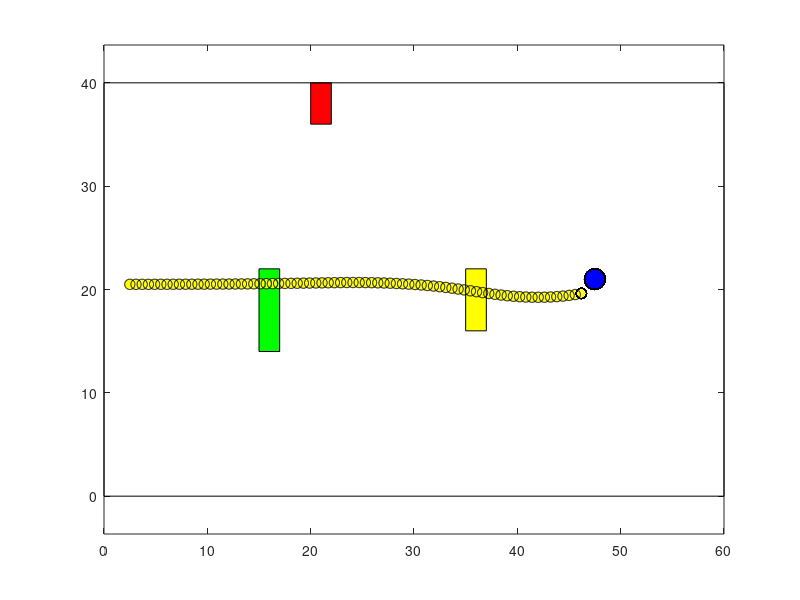

The MATLAB script that drew this image:
clc;
clear all;
close all;
%Defining the intial conditions
target=[46.5 20]; %Final point 
pos=[2 20]; %Initial point
%Defining the position of Obstacle 3
origin_x3 = [35 37 37 35]; %// initial coordinates of vertices
origin_y3 = [28 28 34 34];
destination_x3 = origin_x3+0; %// final coordinates of vertices
destination_y3 = origin_y3-12; 
%Defining the position obstacle 1
origin_x1 = [20 22 22 20]; %// initial coordinates of vertices
origin_y1 = [0 0 4 4];
destination_x1 = origin_x1 +0; %// final coordinates of vertices
destination_y1 = origin_y1 +36;
%Defining the position of Obstacle 2
origin_x2 = [15 17 17 15]; %// initial coordinates of vertices
origin_y2 = [0 0 8 8];
destination_x2 = origin_x2 +0; %// final coordinates of vertices
destination_y2 = origin_y2 +14;
n_steps = 100; %// number of "frames"
t_pause = 0.5; %// seconds between frames
%Properties of the obstacles
h3 = fill(origin_x3, origin_y3, 'y'); %// create object at initial position
hold on
h1 = fill(origin_x1, origin_y1, 'r'); %// create object at initial position
hold on
h2 = fill(origin_x2, origin_y2, 'g'); %// create object at initial position
%Declaring the Area
A=rectangle('position',[0 0 60 40]);
axis equal %// same scale in both axes
axis manual %// prevent axes from auto-scaling
%Empty Matrices for Initialisation and storing the values
X1=[];
da1=[];
X2=[];
da2=[];
X3=[];
da3=[];
axis equal %// same scale in both axes
axis manual %// prevent axes from auto-scaling
%Initial Constants
AFC=0.008;
 d=0.6;
RFC=[0.1 0.3 1.2];
 for t = linspace(0,1,n_steps)
    pre_pos=pos;
    calc=target-pos;
%Defining the initial position 
    initial_position=rectangle('position',[pos(1) pos(2) 1 1],'curvature',[1 1],'facecolor','y');
% Defining the target and the position
    target_location=rectangle('position',[target(1) target(2) 2 2],'curvature',[1 1],'facecolor','b');
%To make Obs 3 to move along y axis
    x3 = destination_x3;  %// update x
    y3 = (1-t)*origin_y3 + t*destination_y3 %// update y
    set(h3, 'Vertices', [x3(:) y3(:)]); %// change object's position
    X3=[x3;y3]';
%To make Obs 1 to move along y axis
    x1 = destination_x1; %// update x
    y1 = (1-t)*origin_y1 + t*destination_y1; %// update y
    set(h1, 'Vertices', [x1(:) y1(:)]); %// change object's position
    X1=[x1;y1]'; 
%To make Obs 2 to move along y axis
    x2 = destination_x2;  %// update x
    y2 =(1-t)*origin_y2 + t*destination_y2 %// update y
    set(h2, 'Vertices', [x2(:) y2(:)]); %// change object's position
    X2=[x2;y2]'; 
%Conditions for Repulsive force  
%Obs 1
for i1=1:length(X1)
     da1=[da1;(([X1(i1,1) X1(i1,2)])-pos)];
    Fa1=-(RFC(1)*(([X1(i1,1) X1(i1,2)])-pos)/norm(([X1(i1,1) X1(i1,2)]-pos))^3);
        Fr1=Fa1;
end
%Obs 2
for i2=1:length(X2)
     da2=[da2;(([X2(i2,1) X2(i2,2)])-pos)];
    Fa2=-(RFC(2)*(([X2(i2,1) X2(i2,2)])-pos)/norm(([X2(i2,1) X2(i2,2)]-pos))^3);
        Fr2=Fa2;
end
%Obs 3
for i3=1:length(X3)
     da3=[da3;(([X3(i3,1) X3(i3,2)])-pos)];
    Fa3=-(RFC(3)*(([X3(i3,1) X3(i3,2)])-pos)/norm(([X3(i3,1) X3(i3,2)]-pos))^3);
        Fr3=Fa3;
end
%Attractive Force
FA=AFC*(calc); 
Fr=Fr1+Fr2+Fr3;
Ft=FA+Fr;
angle = atan(Ft(2)/Ft(1));
pos(1)=pre_pos(1)+(d*cos(angle));
pos(2)=pre_pos(2)+(d*sin(angle));
if pos (1) >=target(1)-0.5
      pos=pre_pos;
      Fr=[0 0];
      Ft=[0 0];
end
pause(t_pause) %// a pause is needed to make movement slower
      end
